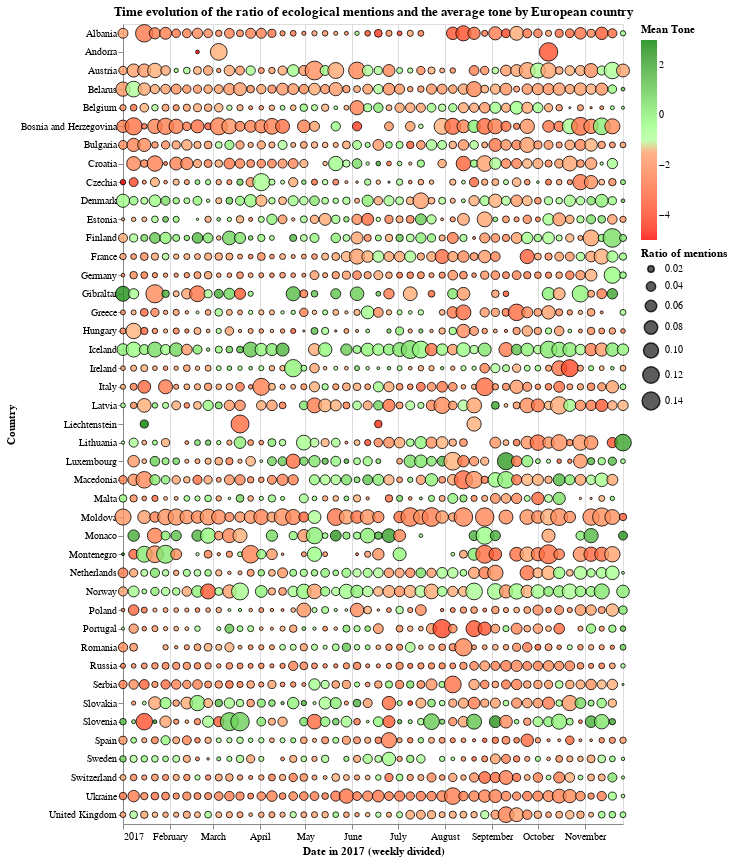

The notebook cell saved with this chart:
### Code cell
circle_scatter_plot(counts_2017,2017)

### Figure 1 — Vega-Lite specification as saved in the notebook (floating-point values rounded to 4 significant figures; data arrays with more than 128 entries replaced by an {"elided": "..."} marker saying what was removed)
{"$schema": "https://vega.github.io/schema/vega-lite/v2.6.0.json", "config": {"view": {"height": 300, "width": 400}}, "data": {"name": "data-30da4bd767701b55259978826907f22b"}, "datasets": {"data-30da4bd767701b55259978826907f22b": {"elided": "1844 records"}}, "encoding": {"color": {"field": "tone_mean", "legend": {"title": "Mean Tone"}, "scale": {"domain": [-5, 3], "range": ["red", "white", "green"]}, "type": "quantitative"}, "size": {"field": "Ratio", "legend": {"title": "Ratio of mentions"}, "scale": {"domain": [0.004263, 0.1591]}, "type": "quantitative"}, "x": {"axis": {"labelAngle": 0, "title": "Date in 2017 (weekly divided)"}, "field": "DATE", "type": "temporal"}, "y": {"field": "Country", "type": "nominal"}}, "height": 800, "mark": {"opacity": 0.8, "stroke": "black", "strokeWidth": 1, "type": "circle"}, "title": "Time evolution of the ratio of ecological mentions and the average tone by European country", "width": 500}
